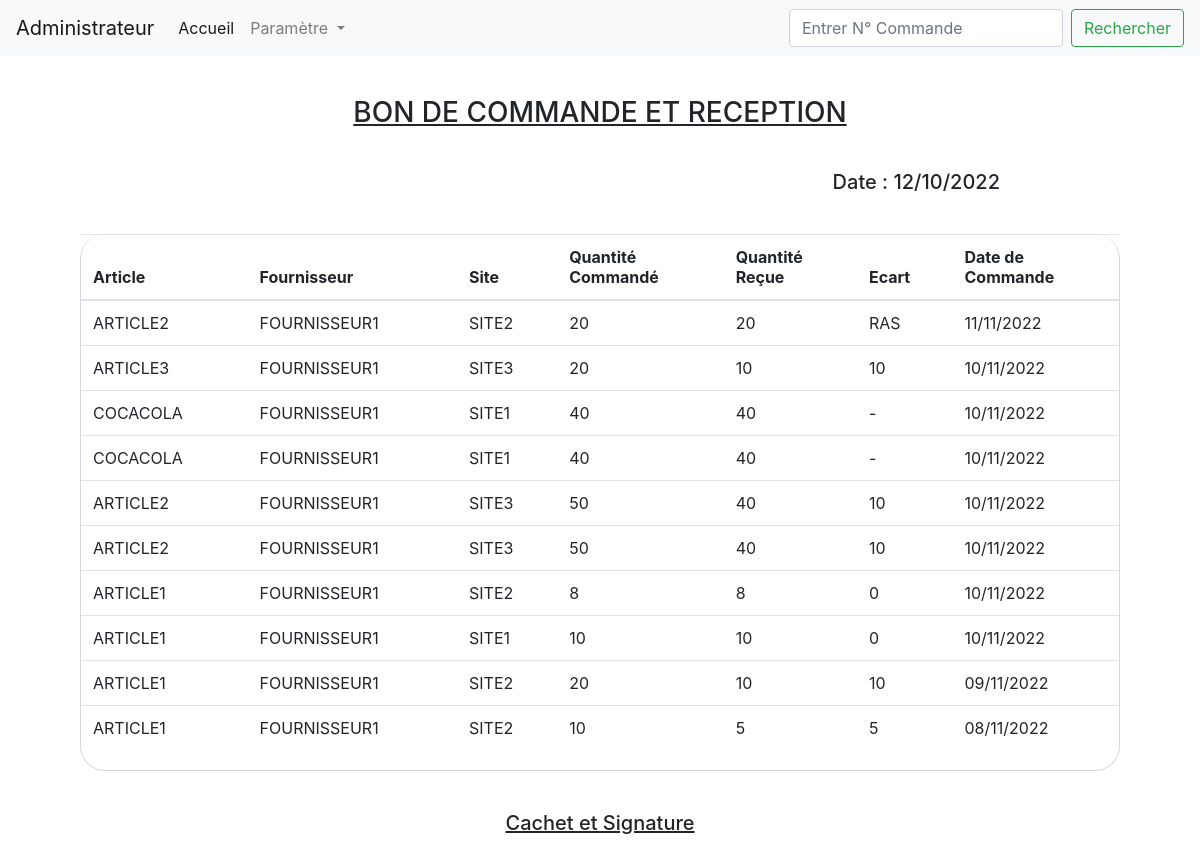
The page / on the database its author committed.
### commande/models.py (models this page shows, shortened)
class Commande(models.Model):
    lignecommande=models.ForeignKey(LigneCommande,on_delete=models.CASCADE)
    article=models.ForeignKey(Article,on_delete=models.CASCADE)
    fournisseur=models.ForeignKey(Fournisseur,on_delete=models.CASCADE)
    site=models.ForeignKey(Site,on_delete=models.CASCADE)
    quantite_commande=models.IntegerField("Quantité Commandé",default=0)
    quantite_recue=models.IntegerField("Quantité Reçue",default=0)
    ecart=models.CharField("Ecart",max_length=200,null=True)
    date_commande =models.DateTimeField('Date de Commande',default=datetime.now)
    class Meta:
        ordering=['-date_commande']

class Article(models.Model):
    nom_article=models.CharField(max_length=200)
    def __str__(self):
        return self.nom_article

class Fournisseur(models.Model):
    nom_fournisseur=models.CharField(max_length=200)
    def __str__(self):
        return  self.nom_fournisseur

class Site(models.Model):
    nom_site=models.CharField(max_length=200)
    def __str__(self):
        return self.nom_site

### commande/views.py (the view)
# urls.py: path('', views.index,name='index'),
def index(request):
    if 'search' in request.GET:
        search=request.GET['search']
        if search=='':
            search=0
        liste=Commande.objects.filter(lignecommande=search)
    else:
        liste=Commande.objects.all()
    context={
         'liste':liste
    }
    messages.info(request,'ok')
    return render(request,'liste_commande.html',context)

### templates/liste_commande.html (shortened to what this page needs)
{% extends 'base.html' %}
{% block content %}
<!DOCTYPE html>
<html lang="fr">
<html>
<head>
</head>
<body onload="formatDate()">
<div style="margin:40px 80px 20px 80px; text-align: center;"><H3><u>BON DE COMMANDE ET RECEPTION</u></H3></div>
<h5><div id="d" style="text-align: right ; margin:40px 200px 20px 0px ;">  </div></h5>
<div style="margin:0px 80px 20px 80px; border-right: 1px solid #D5D8DC;border-left: 1px solid #D5D8DC;border-bottom: 1px solid #D5D8DC; border-radius: 25px;">
<table class="table table-hover" style="margin:40px 78px 20px 0px;">
    <thead>
      <tr>
        <th scope="col">Article<br/></th>
        <th scope="col">Fournisseur<br/></th>
        <th scope="col">Site<br/></th>
        <th scope="col">Quantité <br/> Commandé</th>
        <th scope="col">Quantité <br/>Reçue</th>
        <th scope="col">Ecart</th>
        <th scope="col">Date de <br/>Commande</th>
      </tr>
    </thead>
    <tbody>
        {% for x in liste %}
    <tr>
        <td>{{x.article}}</td>
        <td>{{x.fournisseur}}</td>
        <td>{{x.site}}</td>
        <td>{{x.quantite_commande}}</td>
        <td>{{x.quantite_recue}}</td>
        <td>{{x.ecart}}</td>
        <td> {{x.date_commande|date:"d/m/Y"}}</td>
     </tr>
     {% endfor %}
    </tbody>
  </table>
</div>
<div style="margin:40px 80px 20px 80px; text-align: center;"><u><h5>Cachet et Signature</u></h5></div>
{% endblock content %}

### templates/base.html (shortened to what this page needs)
<html>
    <head>
        {% include 'header.html' %}
    </head>
<body>
    {% block content %}
    {% endblock content %}
</body>
    {% include 'footer.html' %}
</html>

### templates/header.html (shortened to what this page needs)
<html>
<head>
        <link rel="stylesheet" href="https://cdn.jsdelivr.net/npm/bootstrap@4.0.0/dist/css/bootstrap.min.css">
    </head>
        <body>
 <nav class="navbar navbar-expand-lg navbar-light bg-light">
  <a class="navbar-brand" href="{% url 'admin' %} ">Administrateur</a>
  <div class="collapse navbar-collapse" id="navbarSupportedContent">
    <ul class="navbar-nav mr-auto">
      <li class="nav-item active">
        <a class="nav-link" href="{% url 'index' %}">Accueil <span class="sr-only">(current)</span></a>
      </li>
      <li class="nav-item dropdown">
        <a class="nav-link dropdown-toggle" href="#" id="navbarDropdown" role="button" data-toggle="dropdown" aria-haspopup="true" aria-expanded="false">
          Paramètre
        </a>
      </li>
    </ul>
    <form class="form-inline my-2 my-lg-0">
      <input class="form-control mr-sm-2" name="search" type="search" placeholder="Entrer N° Commande" aria-label="Rechercher">
      <button class="btn btn-outline-success my-2 my-sm-0" type="submit">Rechercher</button>
    </form>
  </div>
</nav>
</body>
</html>

### templates/footer.html (shortened to what this page needs)
<!DOCTYPE html>
<html>
    <head>
        </head>
    <body>
    </body>
</html>

### rows shown on the page
Commande: article "ARTICLE2", fournisseur "FOURNISSEUR1", site "SITE2", quantite_commande "20", quantite_recue "20", ecart "RAS", date_commande "11/11/2022"
Commande: article "ARTICLE3", fournisseur "FOURNISSEUR1", site "SITE3", quantite_commande "20", quantite_recue "10", ecart "10", date_commande "10/11/2022"
Commande: article "COCACOLA", fournisseur "FOURNISSEUR1", site "SITE1", quantite_commande "40", quantite_recue "40", ecart "-", date_commande "10/11/2022"
Commande: article "COCACOLA", fournisseur "FOURNISSEUR1", site "SITE1", quantite_commande "40", quantite_recue "40", ecart "-", date_commande "10/11/2022"
Commande: article "ARTICLE2", fournisseur "FOURNISSEUR1", site "SITE3", quantite_commande "50", quantite_recue "40", ecart "10", date_commande "10/11/2022"
Commande: article "ARTICLE2", fournisseur "FOURNISSEUR1", site "SITE3", quantite_commande "50", quantite_recue "40", ecart "10", date_commande "10/11/2022"
Commande: article "ARTICLE1", fournisseur "FOURNISSEUR1", site "SITE2", quantite_commande "8", quantite_recue "8", ecart "0", date_commande "10/11/2022"
Commande: article "ARTICLE1", fournisseur "FOURNISSEUR1", site "SITE1", quantite_commande "10", quantite_recue "10", ecart "0", date_commande "10/11/2022"
Commande: article "ARTICLE1", fournisseur "FOURNISSEUR1", site "SITE2", quantite_commande "20", quantite_recue "10", ecart "10", date_commande "09/11/2022"
Commande: article "ARTICLE1", fournisseur "FOURNISSEUR1", site "SITE2", quantite_commande "10", quantite_recue "5", ecart "5", date_commande "08/11/2022"
